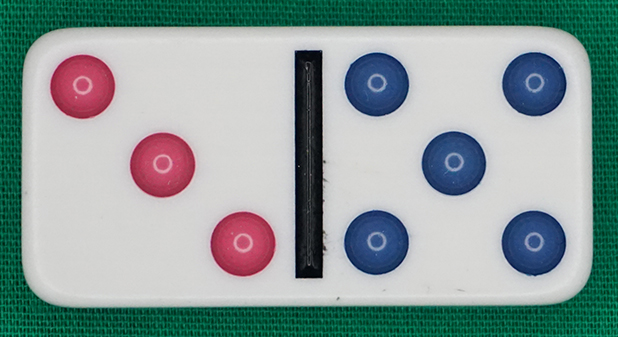
#> input picture xlh-cv-tutorial/2 Grundlagen der Bildverarbeitung/8 Übung Konturenselektion (Dominosteine)/TA6 Punkte zählen/img/domino_1.jpg, 618 x 337 px
$ python solution_count_points.py   (older library calls are emulated)
#> lines starting #> are read from the running program, lines starting #| are printed output that depends on the picture; after the words box and inside, x2 and y2 are one past the last pixel; in counts of white or black regions, pixels touching at a corner belong together
import cv2
import numpy as np
from skimage.filters import threshold_local

# definiere den Font und die Farbe
font = cv2.FONT_HERSHEY_SIMPLEX
WHITE = 255
RED = (0, 0, 255)
GREEN = (0, 255, 0)
YELLOW = (0, 255, 255)

# lade Bild von der Datei in ein NumPy Array
image = cv2.imread('img/domino_1.jpg')[4:-4, 4:-4]
gray = cv2.cvtColor(image, cv2.COLOR_BGR2GRAY)

# Gaussian Blurfilter
blurred = cv2.GaussianBlur(gray, (5, 5), 0)

# Bei einem Pixelwert > 100 wird das Pixel auf Weiss gesetzt.
(T, threshold) = cv2.threshold(blurred, 150, 255, cv2.THRESH_BINARY)
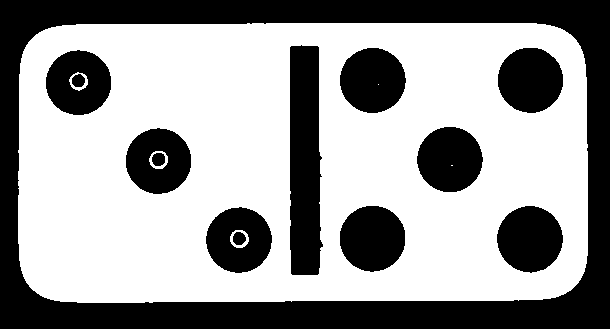
#> threshold: shape (329, 610); 61.3% white; 13 black regions, largest, box (x1, y1, x2, y2) and area: (0, 0, 610, 329) 44478, (290, 45, 323, 275) 6743, (497, 206, 563, 273) 3401

# adaptive Schwellwertbetrachtung
T = threshold_local(blurred, 199, offset=0, method="gaussian")
threshold_adaptive = (blurred >= T).astype("uint8") * 255
#> threshold_adaptive: shape (329, 610); 61.6% white; 11 black regions, largest, box (x1, y1, x2, y2) and area: (0, 0, 610, 329) 43521, (290, 46, 322, 275) 6647, (125, 127, 192, 195) 3533

# Morphologische Operationen
eroded = cv2.erode(threshold, None, iterations=2)
#> eroded: shape (329, 610); 56.7% white; 10 black regions, largest, box (x1, y1, x2, y2) and area: (0, 0, 610, 329) 47891, (288, 43, 325, 277) 7846, (495, 204, 565, 275) 3949
dilated = cv2.dilate(eroded, None, iterations=2)
#> dilated: shape (329, 610); 61.1% white; 10 black regions

# Erstelle eine Kopie der Bildes in welchem die Vorverararbeitungen durchgeführt wurden.
# Dies ist wichtig, weil die Konturenoperationen das Ursprungsbild verändern.
image_to_contours = dilated.copy()

# finde alle Konturen und zeichne diese in das Bild
cnts, hir = cv2.findContours(image_to_contours.copy(), cv2.RETR_LIST, cv2.CHAIN_APPROX_SIMPLE)
#> cnts = 10 contours; largest, box (x1, y1, x2, y2) and area: (18, 23, 588, 303) 155402, (289, 44, 324, 276) 7006, (496, 205, 564, 274) 3494, (339, 205, 406, 273) 3488, (205, 206, 273, 274) 3453; hir = [[1, -1, -1, -1], [2, 0, -1, -1], [3, 1, -1, -1], [4, 2, -1, -1], [5, 3, -1, -1], [6, 4, -1, -1], [7, 5, -1, -1], [8, 6, -1, -1], [9, 7, -1, -1], [-1, 8, -1, -1]]
contours_all = image.copy()
cv2.drawContours(contours_all, cnts, -1, (0, 255, 0), 2)
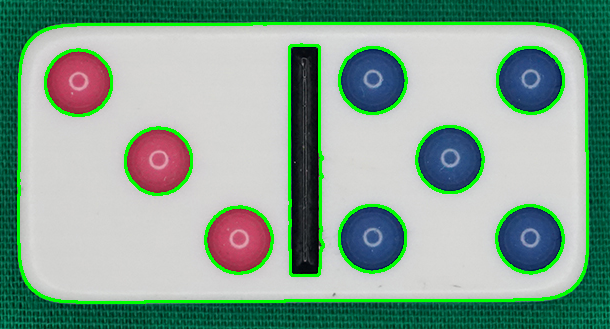
#> contours_all: shape (329, 610, 3); mean B, G, R 146.8, 163.3, 133.3

# finde alle äusseren Konturen und zeichne diese in das Bild
cnts, hir = cv2.findContours(image_to_contours.copy(), cv2.RETR_EXTERNAL, cv2.CHAIN_APPROX_SIMPLE)
#> cnts = 1 contour; box (x1, y1, x2, y2) and area: (18, 23, 588, 303) 155402; hir = [[-1, -1, -1, -1]]
contours_external = image.copy()
cv2.drawContours(contours_external, cnts, -1, (0, 255, 0), 2)
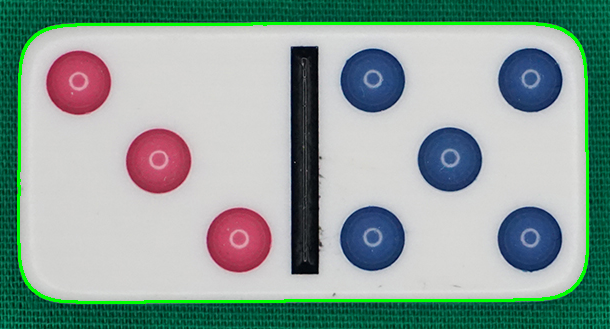
#> contours_external: shape (329, 610, 3); mean B, G, R 153.2, 160, 139.6

# finde alle inneren Konturen und zeichne diese in das Bild
cnts, hir = cv2.findContours(image_to_contours.copy(), cv2.RETR_CCOMP, cv2.CHAIN_APPROX_SIMPLE)
#> cnts = 10 contours; largest, box (x1, y1, x2, y2) and area: (18, 23, 588, 303) 155402, (289, 44, 324, 276) 7006, (496, 205, 564, 274) 3494, (339, 205, 406, 273) 3488, (205, 206, 273, 274) 3453; hir = [[-1, -1, 1, -1], [2, -1, -1, 0], [3, 1, -1, 0], [4, 2, -1, 0], [5, 3, -1, 0], [6, 4, -1, 0], [7, 5, -1, 0], [8, 6, -1, 0], [9, 7, -1, 0], [-1, 8, -1, 0]]
contours_internal = image.copy()
points = []
centerpoint = (0, 0)
for (i, c) in enumerate(cnts):
    if hir[0][i][3] >= 0:
        M = cv2.moments(c)
        cX = int(M['m10'] / M['m00'])
        cY = int(M['m01'] / M['m00'])
        # Fläche und Umfang
        area = cv2.contourArea(c)
        perimeter = cv2.arcLength(c, True)
        print(f'Contour #{(i + 1):d} -- area: {area:.2f}, perimeter: {perimeter:.2f}')

        # draw the center of the contour on the image
        cv2.circle(contours_internal, (cX, cY), 10, GREEN, -1)

        if area < 5000:
            # minimaler Umfgangskreis
            ((x, y), radius) = cv2.minEnclosingCircle(c)
            cv2.circle(contours_internal, (cX, cY), int(radius), RED, 2)
            # speichern der Punktkoordinaten
            points.append((cX, cY))
        else:
            cv2.drawContours(contours_internal, [c], -1, YELLOW, 4)
            centerpoint = (cX, cY)
#> this loop made 10 passes
#> (cX, cY, area, perimeter, x, y, radius) on passes 2 to 9: (238, 239, 3453, 221.1, 238.6, 239.6, 33.75), (529, 238, 3494, 222, 529.5, 238.9, 34.17), (372, 238, 3488, 220.3, 372.2, 238.1, 33.93), (158, 160, 3453, 219.1, 158.1, 160.7, 33.7), (449, 159, 3439, 219.1, 449.4, 159.2, 33.64), (78, 82, 3408, 218.3, 78.08, 82.19, 33.62), (529, 79, 3432, 218.3, 529.9, 79.69, 33.69), (372, 79, 3442.5, 219.7, 372.3, 79.78, 33.74)
#> (cX, cY, area, perimeter) on pass 10: (304, 160, 7005.5, 525.8)
#| Contour #2 -- area: 3453.00, perimeter: 221.14
#| Contour #3 -- area: 3494.00, perimeter: 221.97
#| Contour #4 -- area: 3488.00, perimeter: 220.31
#| Contour #5 -- area: 3453.00, perimeter: 219.14
#| Contour #6 -- area: 3439.00, perimeter: 219.14
#| Contour #7 -- area: 3408.00, perimeter: 218.31
#| Contour #8 -- area: 3432.00, perimeter: 218.31
#| Contour #9 -- area: 3442.50, perimeter: 219.72
#> (further printed lines are left out)
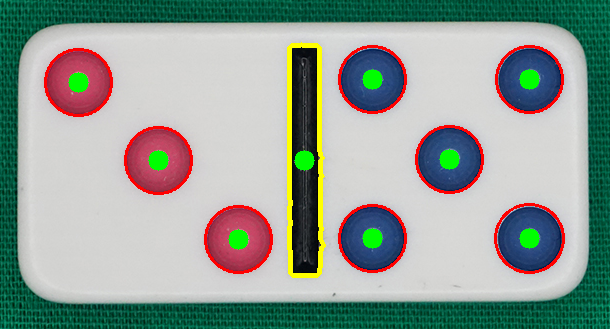
#> contours_internal: shape (329, 610, 3); mean B, G, R 149, 157.3, 145.2
#> after the loop, points = [(238, 239), (529, 238), (372, 238), (158, 160), (449, 159), (78, 82), (529, 79), (372, 79)]

# In der hier gezeigten Form, wird die einfachste Möglichkeit mittels x-Koordinatenvergleich umgesetzt.
nr_of_points_left = 0
nr_of_points_right = 0
for p in points:
    if p[0] < centerpoint[0]:
        nr_of_points_left += 1
    else:
        nr_of_points_right += 1
#> this loop made 8 passes
#> after the loop, nr_of_points_left = 3; nr_of_points_right = 5

print(nr_of_points_left, nr_of_points_right)
#| 3 5

# Zusammenfassung der Ausganslage und der Bearbeitung
image = cv2.putText(image, 'Original', (25, 25), font, 0.8, RED, 2, cv2.LINE_AA)
gray = cv2.putText(gray, 'Graustufenbild', (25, 25), font, 0.8, WHITE, 2, cv2.LINE_AA)
blurred = cv2.putText(blurred, 'Unschaerfe', (25, 25), font, 0.8, WHITE, 2, cv2.LINE_AA)
threshold = cv2.putText(threshold, 'Schwellwert', (25, 25), font, 0.8, WHITE, 2, cv2.LINE_AA)
threshold_adaptive = cv2.putText(threshold_adaptive, 'adaptiver Schwellwert', (25, 25), font, 0.8, WHITE, 2, cv2.LINE_AA)
eroded = cv2.putText(eroded, 'Reduzierung', (25, 25), font, 0.8, WHITE, 2, cv2.LINE_AA)
dilated = cv2.putText(dilated, 'Erweiterung', (25, 25), font, 0.8, WHITE, 2, cv2.LINE_AA)
contours_all = cv2.putText(contours_all, 'alle Konturen', (25, 25), font, 0.8, RED, 2, cv2.LINE_AA)
contours_external = cv2.putText(contours_external, 'aeussere Konturen', (25, 25), font, 0.8, RED, 2, cv2.LINE_AA)
solution = contours_internal.copy()
contours_internal = cv2.putText(contours_internal, 'innere Konturen', (25, 25), font, 0.8, RED, 2, cv2.LINE_AA)
solution = cv2.putText(solution, 'Loesung', (25, 25), font, 0.8, RED, 2, cv2.LINE_AA)
solution = cv2.putText(solution, f'{nr_of_points_left:d}', (150, 90), font, 2.0, RED, 8, cv2.LINE_AA)
solution = cv2.putText(solution, f'{nr_of_points_right:d}', (430, 90), font, 2.0, RED, 8, cv2.LINE_AA)

result_1 = np.hstack([image, contours_all])
result_2 = np.hstack([contours_external, contours_internal])
result_3 = np.hstack([solution, solution*0])
result_4 = np.hstack([gray, blurred])
result_5 = np.hstack([threshold, threshold_adaptive])
result_6 = np.hstack([eroded, dilated])
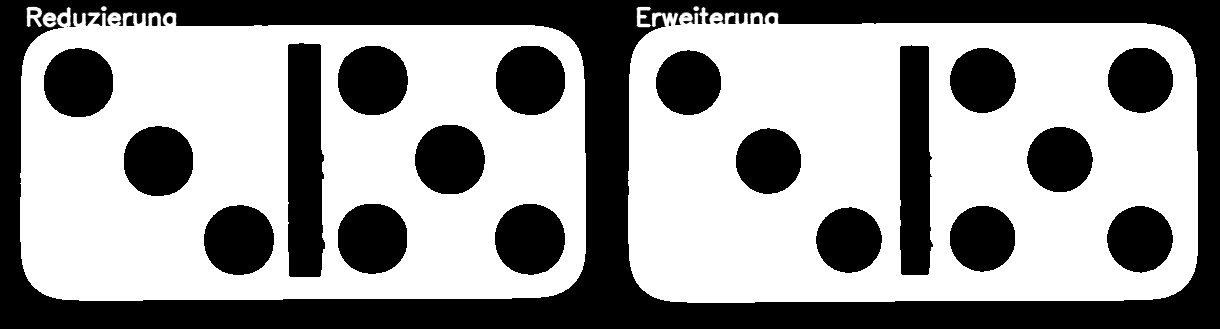
#> result_6: shape (329, 1220); min 0, max 255, mean 151.7

result_stack_color = np.vstack([result_1, result_2, result_3])
result_stack_mono = np.vstack([result_4, result_5, result_6])
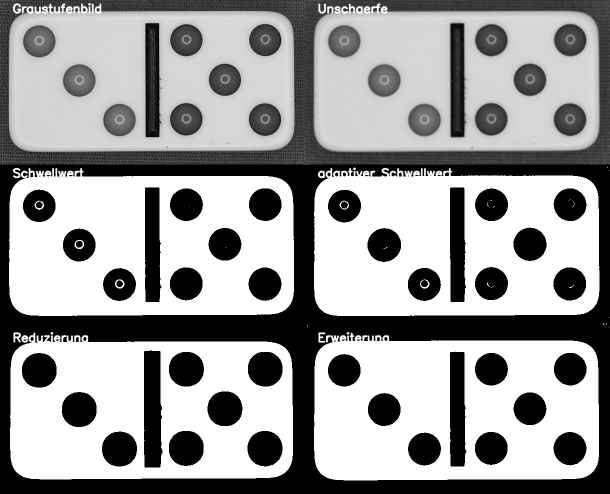
#> result_stack_mono: shape (987, 1220) (shown at 1/2 size); min 0, max 255, mean 155

# schreibe das Bild in eine Datei
cv2.imwrite('img/count_points.png', result_stack_color[0:-2, 0:-2])
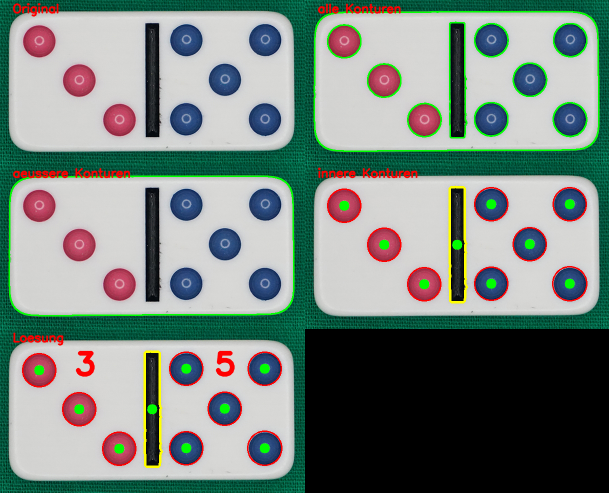
#> saved as count_points.png: shape (985, 1218, 3) (shown at 1/2 size); mean B, G, R 125.5, 132, 119.6

# Anzeige auf dem Bildschirm
cv2.imshow('Ausgabe_farbig', result_stack_color)
cv2.moveWindow('Ausgabe_farbig', 100, 100)
# cv2.imshow('Ausgabe_monochrom', result_stack_mono)
# cv2.moveWindow('Ausgabe_monochrom', 100, 460)
cv2.waitKey(0)

$ run again, with xlh-cv-tutorial/2 Grundlagen der Bildverarbeitung/8 Übung Konturenselektion (Dominosteine)/TA6 Punkte zählen/img/domino_3.jpg copied over xlh-cv-tutorial/2 Grundlagen der Bildverarbeitung/8 Übung Konturenselektion (Dominosteine)/TA6 Punkte zählen/img/domino_1.jpg
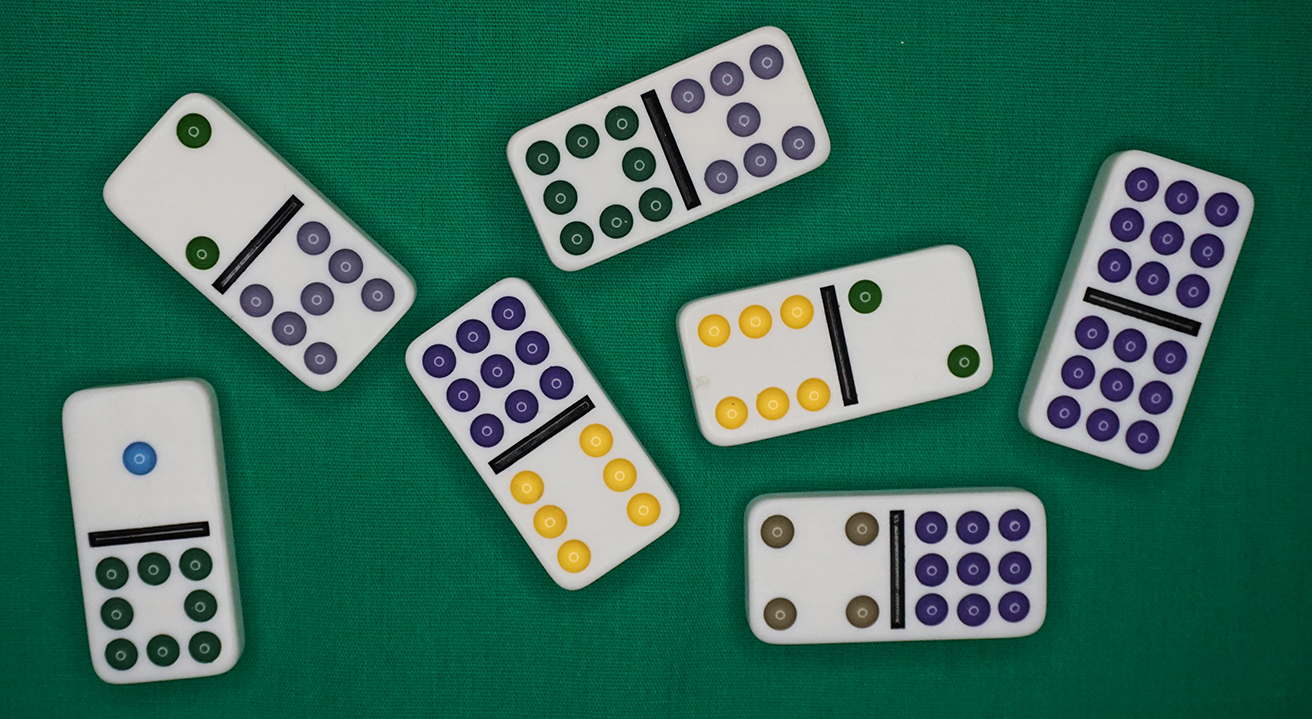
#> input picture xlh-cv-tutorial/2 Grundlagen der Bildverarbeitung/8 Übung Konturenselektion (Dominosteine)/TA6 Punkte zählen/img/domino_3.jpg, 1312 x 719 px
#> `(T, threshold) = cv2.threshold(blurred, 150, 255, cv2.THRESH_BINARY)`:
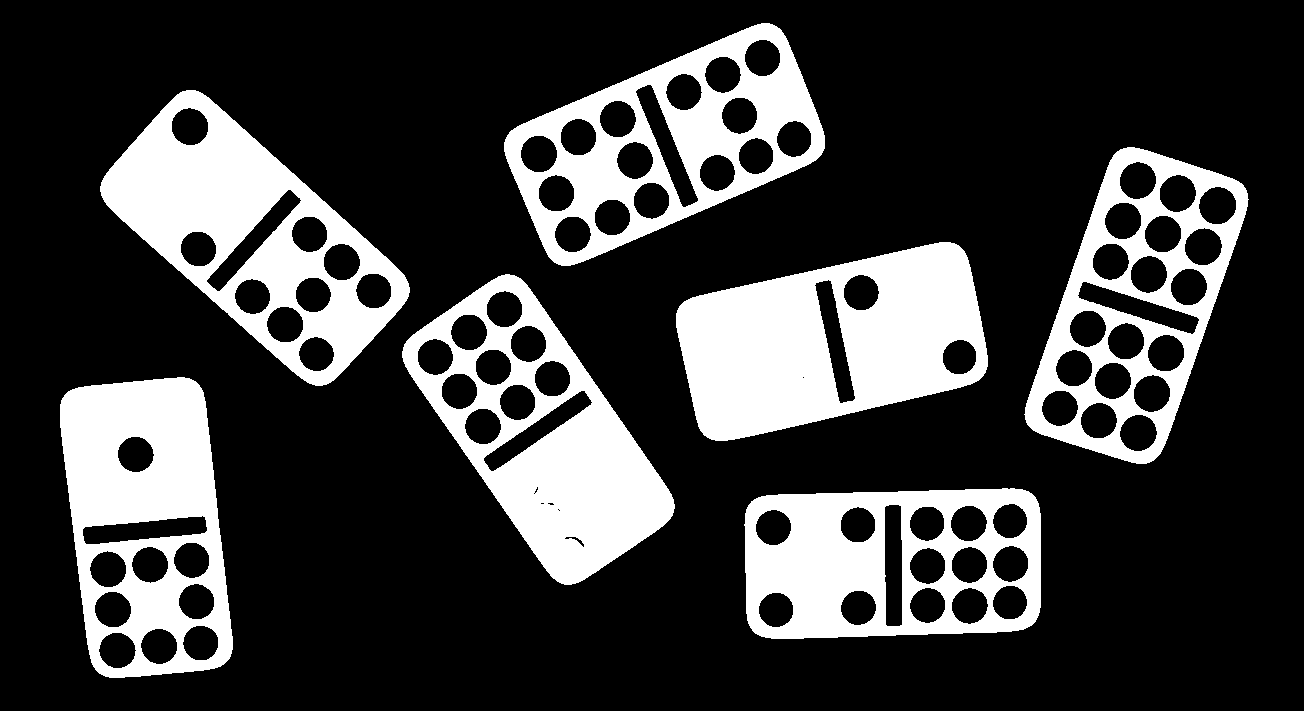
#> threshold: shape (711, 1304); 23.5% white; 7 white regions, largest, box (x1, y1, x2, y2) and area: (676, 242, 988, 441) 39863, (100, 90, 410, 386) 34646, (402, 274, 675, 585) 32708
#> `cnts, hir = cv2.findContours(image_to_contours.copy(), cv2.RETR_LIST, ..`: cnts = 90 contours, 5 with area under 20; largest, box (x1, y1, x2, y2) and area: (100, 90, 410, 386) 45114, (504, 23, 825, 266) 44892, (402, 274, 675, 585) 43266, (676, 242, 988, 441) 43266, (1025, 147, 1248, 464) 43139; hir = 90 rows, first 6: [1, -1, -1, -1], [2, 0, -1, -1], [3, 1, -1, -1], [4, 2, -1, -1], [5, 3, -1, -1], [6, 4, -1, -1]
#> `cnts, hir = cv2.findContours(image_to_contours.copy(), cv2.RETR_EXTERN..`: cnts = 7 contours; box (x1, y1, x2, y2) and area: (100, 90, 410, 386) 45114, (504, 23, 825, 266) 44892, (402, 274, 675, 585) 43266, (676, 242, 988, 441) 43266, (1025, 147, 1248, 464) 43139, (60, 377, 233, 678) 42007, (745, 488, 1041, 639) 41612; hir = [[1, -1, -1, -1], [2, 0, -1, -1], [3, 1, -1, -1], [4, 2, -1, -1], [5, 3, -1, -1], [6, 4, -1, -1], [-1, 5, -1, -1]]
#> contours_external: shape (711, 1304, 3); mean B, G, R 88.2, 110.7, 51.6
#> `cnts, hir = cv2.findContours(image_to_contours.copy(), cv2.RETR_CCOMP,..`: cnts = 90 contours, 5 with area under 20; largest, box (x1, y1, x2, y2) and area: (100, 90, 410, 386) 45114, (504, 23, 825, 266) 44892, (402, 274, 675, 585) 43266, (676, 242, 988, 441) 43266, (1025, 147, 1248, 464) 43139; hir = 90 rows, first 6: [13, -1, 1, -1], [2, -1, -1, 0], [3, 1, -1, 0], [4, 2, -1, 0], [5, 3, -1, 0], [6, 4, -1, 0]
#> the loop `for (i, c) in enumerate(cnts):` made 90 passes
#> (cX, cY, area, perimeter, x, y, radius) on passes 2 to 9: (775, 609, 965, 115.4, 775.7, 609.4, 18.01), (858, 607, 981.5, 116.8, 858, 607.5, 18.34), (969, 605, 1032, 121.1, 969.2, 605.2, 18.84), (927, 584, 2033, 235.6, 927, 585, 38.05), (968, 564, 1032, 120.2, 968.8, 564.4, 18.7), (1009, 581, 1974.5, 231.4, 1009, 582.1, 37.28), (772, 527, 1006, 118.2, 773, 527, 18.44), (926, 523, 969.5, 116, 926.7, 522.9, 18.2)
#> (printed output is left out)
#> after the loop `for (i, c) in enumerate(cnts):`:
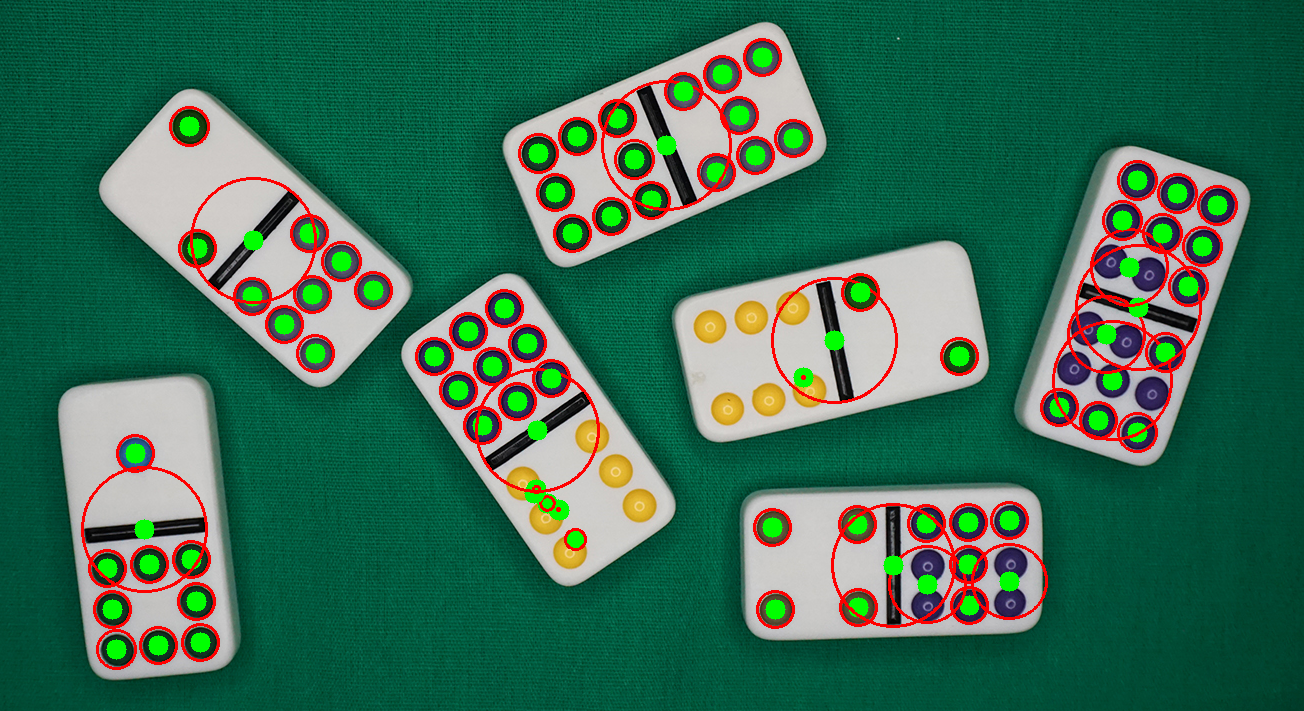
#> contours_internal: shape (711, 1304, 3); mean B, G, R 83.5, 107.7, 56.5
#> after the loop `for (i, c) in enumerate(cnts):`: points = 83 pairs, first value 107 to 1217, second value 57 to 649
#> the loop `for p in points:` made 83 passes
#> p on passes 1 to 8: (775, 609), (858, 607), (969, 605), (927, 584), (968, 564), (1009, 581), (772, 527), (926, 523)
#> after the loop `for p in points:`: nr_of_points_left = 0; nr_of_points_right = 83
#| 0 83
